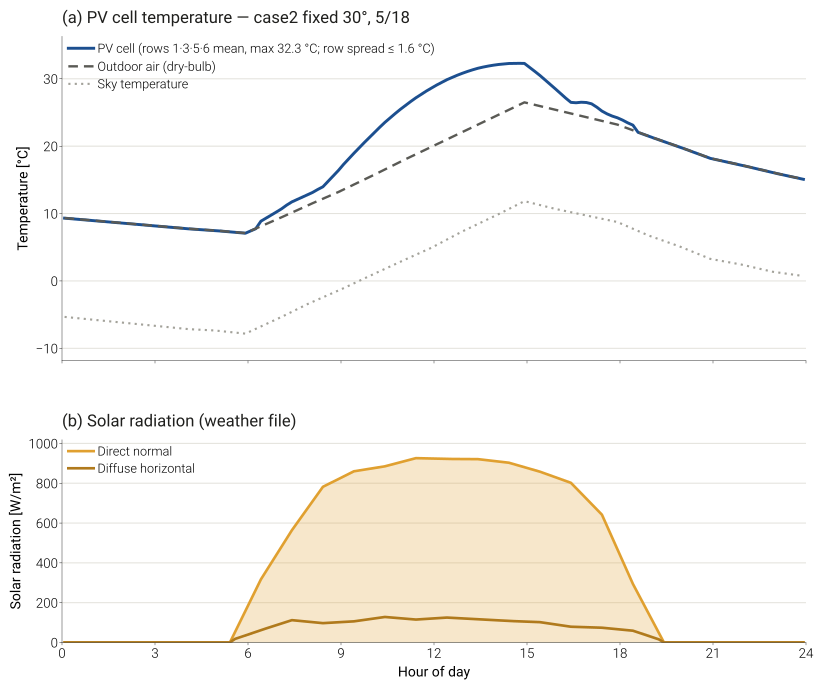

Write Python code to recreate this figure.
"""
projects/04_pv_lw_daylight/figures/fig_pv_cell_temperature_day.py
=====================================================
case2 고정각 30° (PV 장파 연동 실행) 하루 동안의 PV 셀 온도를 외기·하늘 온도, 일사와 함께 그린다.

(a) PV 셀 온도 [°C] — 단별 대표 모듈(1·3·5·6단) 평균 + 외기 건구온도, 하늘 온도
(b) 일사 [W/m²] — 법선면 직달, 수평면 산란

입력: projects/04_pv_lw_daylight/runs/annual/c2_RF_lw_A30 (셀 온도 타임스텝 출력이 있는 모듈만 사용)
출력: projects/04_pv_lw_daylight/figures/fig_pv_cell_temperature_day.{png,svg,csv}
사용: python fig_pv_cell_temperature_day.py [--date 05-18]
"""

import argparse
import sqlite3
from pathlib import Path

import matplotlib as mpl
import matplotlib.font_manager as fm
import matplotlib.pyplot as plt
import pandas as pd
import dartwork_mpl as dm

mpl.rcParams["svg.fonttype"] = "none"
dm.style.use("presentation")
for w in range(100, 1000, 50):  # SVG 내보내기 시 숫자 font weight KeyError 회피
    fm.weight_dict[w] = w
    fm.weight_dict[str(w)] = w

HERE = Path(__file__).resolve().parent
RUN = HERE.parent / "runs" / "annual" / "c2_RF_lw_A30"
OUT = HERE / "fig_pv_cell_temperature_day"

MODULES = {1: "PV_1_30_04", 3: "PV_3_30_01", 5: "PV_5_30_07", 6: "PV_6_30_08"}  # 단 → 대표 모듈
C_CELL = "#1c4f8f"  # 단별 차이가 작아(≤ 약 1.6 °C) 평균 한 줄로 표시
C_AIR, C_SKY = "#5a5a55", "#a3a29a"
C_DIR, C_DIF = "#e0a030", "#b07a1c"
INK, GRID = "#1f1f1d", "#e4e3dd"


def query(name: str, month: int, day: int) -> pd.DataFrame:
    with sqlite3.connect(RUN / "eplusout.sql") as c:
        q = """select t.Hour h, t.Minute mi, d.KeyValue k, r.Value v from ReportData r
               join ReportDataDictionary d on r.ReportDataDictionaryIndex = d.ReportDataDictionaryIndex
               join Time t on r.TimeIndex = t.TimeIndex
               where d.Name = ? and d.ReportingFrequency = 'Zone Timestep' and t.Month = ? and t.Day = ?"""
        df = pd.read_sql(q, c, params=(name, month, day))
    df["x"] = df.h + df.mi / 60 - 5 / 60  # SQL 시각 = 타임스텝 끝 → 10분 타임스텝 중앙
    df["k"] = df.k.str.upper()
    return df


def series(df: pd.DataFrame, key: str) -> pd.Series:
    s = df[df.k == key]
    return pd.Series(s.v.values, index=s.x.values).sort_index()


def main():
    ap = argparse.ArgumentParser()
    ap.add_argument("--date", default="05-18", help="MM-DD (기본: 5월 18일, 4~5월 중 일사 최대인 맑은 날)")
    args = ap.parse_args()
    month, day = map(int, args.date.split("-"))

    cell = query("Generator PV Cell Temperature", month, day)
    tc = {r: series(cell, m) for r, m in MODULES.items()}
    air = series(query("Site Outdoor Air Drybulb Temperature", month, day), "ENVIRONMENT")
    sky = series(query("Site Sky Temperature", month, day), "ENVIRONMENT")
    dni = series(query("Site Direct Solar Radiation Rate per Area", month, day), "ENVIRONMENT")
    dif = series(query("Site Diffuse Solar Radiation Rate per Area", month, day), "ENVIRONMENT")

    table = pd.DataFrame({**{f"Tcell_row{r}": s for r, s in tc.items()},
                          "T_outdoor": air, "T_sky": sky, "DNI": dni, "DHI": dif})
    table.index.name = "hour_mid"
    table.round(2).to_csv(OUT.with_suffix(".csv"))
    print("일 최고 셀 온도 [°C]:", {r: round(s.max(), 1) for r, s in tc.items()},
          f"/ 외기 최고 {air.max():.1f}, 하늘 최저 {sky.min():.1f}")

    fig, (ax1, ax2) = plt.subplots(2, 1, figsize=(10, 8.2), sharex=True,
                                   gridspec_kw={"height_ratios": [1.6, 1], "hspace": 0.3})

    rows = pd.DataFrame(tc)
    mean, spread = rows.mean(axis=1), (rows.max(axis=1) - rows.min(axis=1)).max()
    ax1.plot(mean.index, mean.values, color=C_CELL, lw=2.2,
             label=f"PV cell (rows 1·3·5·6 mean, max {mean.max():.1f} °C; row spread ≤ {spread:.1f} °C)")
    ax1.plot(air.index, air.values, color=C_AIR, lw=1.8, ls=(0, (4, 2.5)), label="Outdoor air (dry-bulb)")
    ax1.plot(sky.index, sky.values, color=C_SKY, lw=1.6, ls=(0, (1, 2)), label="Sky temperature")
    ax1.set_ylabel("Temperature [°C]")
    ax1.set_title(f"(a) PV cell temperature — case2 fixed 30°, {month}/{day}", loc="left",
                  fontsize=12.5, color=INK, pad=10)
    ax1.legend(loc="upper left", frameon=False, fontsize=9.5)

    ax2.fill_between(dni.index, dni.values, color=C_DIR, alpha=0.25, lw=0)
    ax2.plot(dni.index, dni.values, color=C_DIR, lw=2, label="Direct normal")
    ax2.plot(dif.index, dif.values, color=C_DIF, lw=2, label="Diffuse horizontal")
    ax2.set_ylabel("Solar radiation [W/m²]")
    ax2.set_ylim(0, None)
    ax2.set_title("(b) Solar radiation (weather file)", loc="left", fontsize=12.5, color=INK, pad=10)
    ax2.legend(loc="upper left", frameon=False, fontsize=9.5)
    ax2.set_xlim(0, 24)
    ax2.set_xticks(range(0, 25, 3))
    ax2.set_xlabel("Hour of day")

    for ax in (ax1, ax2):
        ax.grid(axis="y", color=GRID, lw=0.8)
        ax.set_axisbelow(True)

    for ext in ("png", "svg"):
        fig.savefig(OUT.with_suffix(f".{ext}"), dpi=200, bbox_inches="tight")
    print(f"저장: {OUT}.png/.svg/.csv")


if __name__ == "__main__":
    main()
